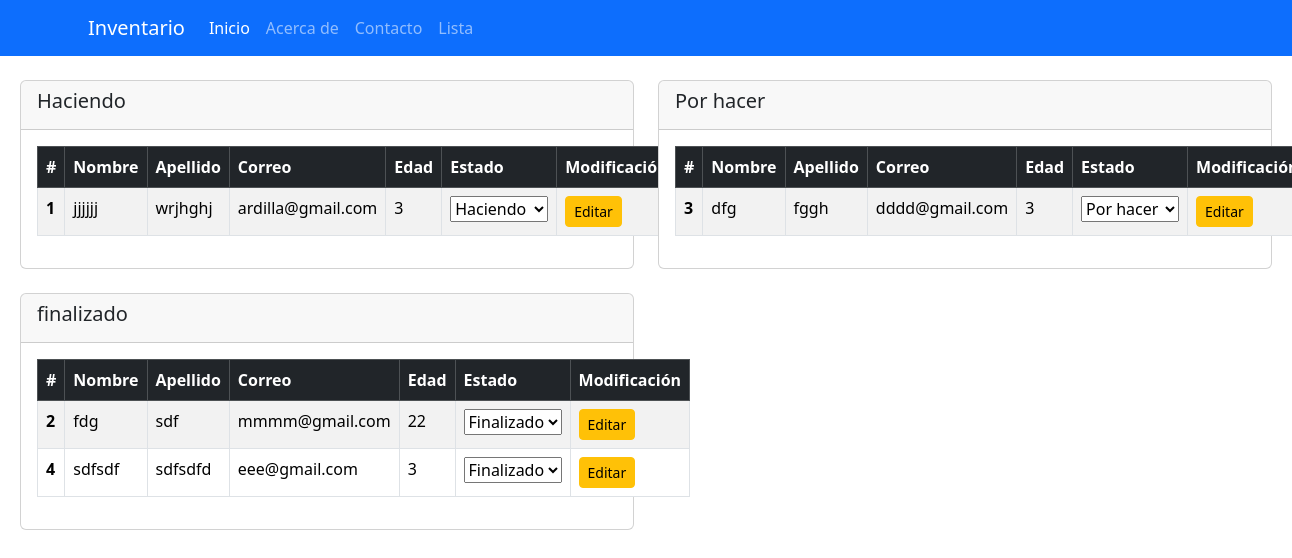
The app's page /listar_estudiente, older data.
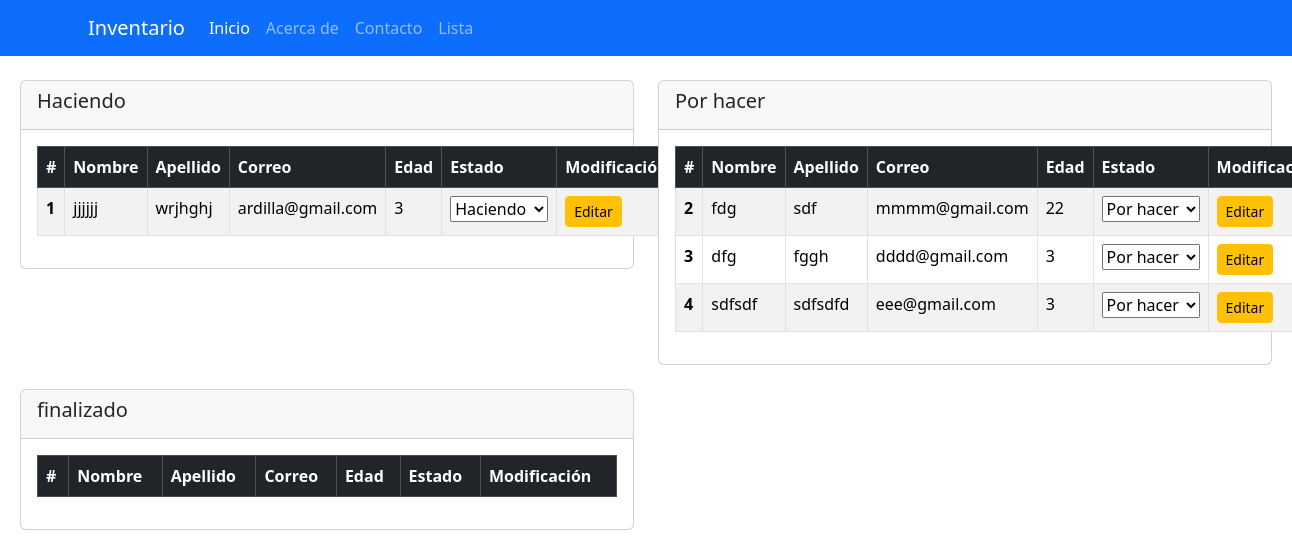
The same page, newer data.
### apps/usuarios/models.py (models this page shows)
class Estudiante(models.Model):
    nombre = models.CharField(max_length=50)
    apellido = models.CharField(max_length=50)
    correo = models.EmailField(unique=True)
    edad = models.IntegerField()
    estado = models.ForeignKey(Estado, on_delete=models.CASCADE)

### apps/usuarios/views.py (the view)
# urls.py: path('listar_estudiente', paginacion, name='listar_estudiante'),
def paginacion(request):
    estudiantes = Estudiante.objects.all()
    estados = Estado.objects.all()
    paginacion = Paginator(estudiantes, 10)
    page_number = request.GET.get('page')
    page_obj = paginacion.get_page(page_number)
    return render(request, 'listar_estudiante.html', {'page_obj': page_obj, 'estados': estados})

### template/listar_estudiante.html (shortened to what this page needs)
{%include "base.html" %}
{% block body %}
<div class="separador">
<div class="mt-4">
    <div class="row" >
        <div class="col-md-6">
            <div class="card">
                <div class="card-header">
                    <h5 class="card-title">Haciendo</h5>
                </div>
                <div class="card-body">
                    <table id="por-hacer-table" class="table table-striped table-bordered">
                        <thead class="table-dark">
                            <tr>
                                <th scope="col">#</th>
                                <th scope="col">Nombre</th>
                                <th scope="col">Apellido</th>
                                <th scope="col">Correo</th>
                                <th scope="col">Edad</th>
                                <th scope="col">Estado</th>
                                <th colspan="1" scope="col">Modificación</th>
                            </tr>
                        </thead>
                        <tbody>
                            {% for c in page_obj %}
                            {% if c.estado.id == 1 %}
                            <tr class="draggable-row" data-id="{{ c.id }}">
                                <th scope="row">{{ forloop.counter }}</th>
                                <td>{{ c.nombre }}</td>
                                <td>{{ c.apellido }}</td>
                                <td>{{ c.correo }}</td>
                                <td>{{ c.edad }}</td>
                                <td>
                                    <form action="{% url 'seleccionar_estado' %}" method="post">
                                        <select name="kestado" onchange="this.form.submit()">
                                            {% for estado in estados %}
                                                {% if estado.id == c.estado.id %}
                                                    <option value="{{ estado.id }}" selected>{{ estado.nombre }}</option>
                                                {% else %}
                                                    <option value="{{ estado.id }}">{{ estado.nombre }}</option>
                                                {% endif %}
                                            {% endfor %}
                                        </select>
                                    </form>
                                </td>
                                <td><a href="{% url 'editar_estudiante' c.id %}" class="btn btn-warning btn-sm">Editar</a></td>
                            </tr>
                            {% endif %}
                            {% endfor %}
                        </tbody>
                    </table>
                </div>
            </div>
        </div>
        <div class="col-md-6">
            <div class="card">
                <div class="card-header">
                    <h5 class="card-title">Por hacer</h5>
                </div>
                <div class="card-body">
                    <table id="haciendo-table" class="table table-striped table-bordered">
                        <thead class="table-dark">
                            <tr>
                                <th scope="col">#</th>
                                <th scope="col">Nombre</th>
                                <th scope="col">Apellido</th>
                                <th scope="col">Correo</th>
                                <th scope="col">Edad</th>
                                <th scope="col">Estado</th>
                                <th colspan="1" scope="col">Modificación</th>
                            </tr>
                        </thead>
                        <tbody>
                            {% for c in page_obj %}
                            {% if c.estado.id == 2 %}
                            <tr class="draggable-row" data-id="{{ c.id }}">
                                <th scope="row">{{ forloop.counter }}</th>
                                <td>{{ c.nombre }}</td>
                                <td>{{ c.apellido }}</td>
                                <td>{{ c.correo }}</td>
                                <td>{{ c.edad }}</td>
                                <td>
                                    <form action="{% url 'seleccionar_estado' %}" method="post">
                                    <select name="kestado" onchange="this.form.submit()">
                                        {% for estado in estados %}
                                            {% if estado.id == c.estado.id %}
                                                <option value="{{ estado.id }}" selected>{{ estado.nombre }}</option>
                                            {% else %}
                                                <option value="{{ estado.id }}">{{ estado.nombre }}</option>
                                            {% endif %}
                                        {% endfor %}
                                    </select>
                                    </form>
                                </td>
                                <td><a href="{% url 'editar_estudiante' c.id %}" class="btn btn-warning btn-sm">Editar</a></td>
                            </tr>
                            {% endif %}
                            {% endfor %}
                        </tbody>
                    </table>
                </div>
            </div>
        </div>
    </div>
</div>
<div class="row mt-4">
<div class="col-md-6">
    <div class="card">
        <div class="card-header">
            <h5 class="card-title">finalizado</h5>
        </div>
        <div class="card-body">
            <table id="finalizado-table" class="table table-striped table-bordered">
                <thead class="table-dark">
                    <tr>
                        <th scope="col">#</th>
                        <th scope="col">Nombre</th>
                        <th scope="col">Apellido</th>
                        <th scope="col">Correo</th>
                        <th scope="col">Edad</th>
                        <th scope="col">Estado</th>
                        <th colspan="1" scope="col">Modificación</th>
                    </tr>
                </thead>
                <tbody>
                    {% for c in page_obj %}
                    {% if c.estado.id == 3 %}
                    <tr class="draggable-row" data-id="{{ c.id }}">
                        <th scope="row">{{ forloop.counter }}</th>
                        <td>{{ c.nombre }}</td>
                        <td>{{ c.apellido }}</td>
                        <td>{{ c.correo }}</td>
                        <td>{{ c.edad }}</td>
                        <td>
                            <form action="{% url 'seleccionar_estado' %}" method="post">
                                <select name="kestado" onchange="this.form.submit()">
                                    {% for estado in estados %}
                                        {% if estado.id == c.estado.id %}
                                            <option value="{{ estado.id }}" selected>{{ estado.nombre }}</option>
                                        {% else %}
                                            <option value="{{ estado.id }}">{{ estado.nombre }}</option>
                                        {% endif %}
                                    {% endfor %}
                                </select>
                            </form>
                        </td>
                        <td><a href="{% url 'editar_estudiante' c.id %}" class="btn btn-warning btn-sm">Editar</a></td>
                    </tr>
                    {% endif %}
                    {% endfor %}
                </tbody>
            </table>
        </div>
    </div>
</div>
</div>
</div>
{% endblock %}

### template/base.html (shortened to what this page needs)
<!DOCTYPE html>
<html lang="es">
<head>
    {%load static%}
    <link rel="stylesheet" href="{% static 'css/bootstrap.min.css' %}">
</head>
<body>
    <nav class="navbar navbar-expand-lg navbar-dark bg-primary">
        <div class="container">
            <a class="navbar-brand" href="#">Inventario</a>
            <div class="collapse navbar-collapse" id="navbarSupportedContent">
                <ul class="navbar-nav me-auto mb-2 mb-lg-0">
                    <li class="nav-item">
                        <a class="nav-link active" aria-current="page" href="{% url 'registrar' %}">Inicio</a>
                    </li>
                    <li class="nav-item">
                        <a class="nav-link" href="#">Acerca de</a>
                    </li>
                    <li class="nav-item">
                        <a class="nav-link" href="#">Contacto</a>
                    </li>
                    <li class="nav-item">
                        <a class="nav-link" href="{% url 'listar_estudiante'%}">Lista</a>
                    </li>
                </ul>
            </div>
        </div>
    </nav>
</body>
</html>

### template/base.html (style rules this page uses)
form { background:rgb(226, 226, 226); }

### template/listar_estudiante.html (style rules this page uses)
.separador { margin: 20px; }

Row changes from the older to the newer data that the page shows:
changed Estudiante "fdg": moves from the list under "finalizado" to the list under "Por hacer"
changed Estudiante "sdfsdf": moves from the list under "finalizado" to the list under "Por hacer"
